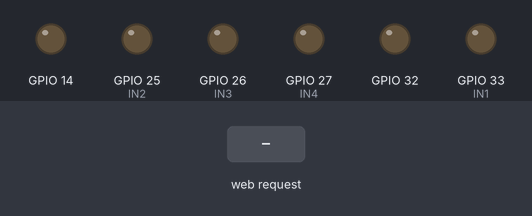
Recording of a sketch running on a simulated ESP32. On the bench: output pins drawn as LEDs (lit = HIGH). The inputs (shaded band) are chosen by the test bench. What the sketch prints to the serial monitor is not drawn.

Above: at 1.2 s.
1.3 s: HTTP request GET /frente received
At 2.2 s:
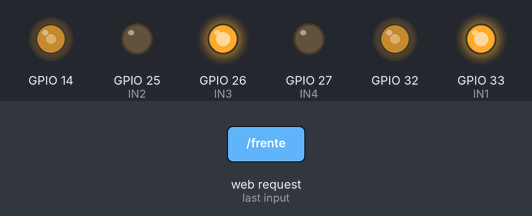
2.8 s: HTTP request GET /tras received
At 3.3 s:
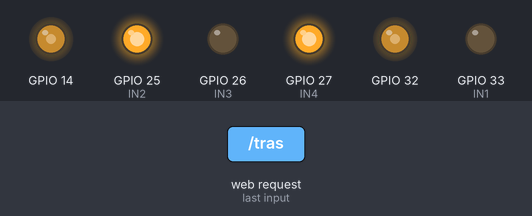
4.3 s: HTTP request GET /esquerda received
At 5.5 s:
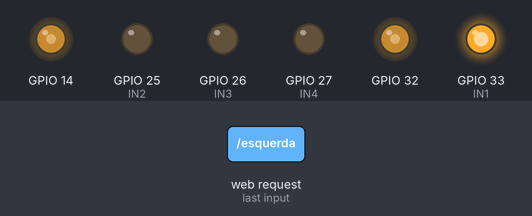
5.8 s: HTTP request GET /direita received
At 6.8 s:
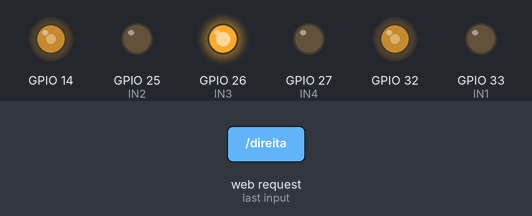
Timing chart, 0 to 8.3 s (numbered marks = the images above; inputs shaded):
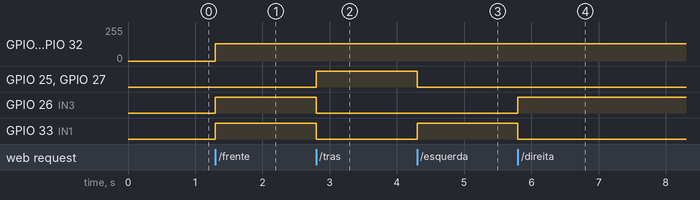

Measured:
- after the input at 1.3 s, GPIO 14, GPIO 32: 0/255 → 128/255 at once; GPIO 26 (IN3), GPIO 33 (IN1): LOW → HIGH at once
- after the input at 2.8 s, GPIO 25 (IN2), GPIO 27 (IN4): LOW → HIGH at once; GPIO 26 (IN3), GPIO 33 (IN1): HIGH → LOW at once
- after the input at 4.3 s, GPIO 25 (IN2), GPIO 27 (IN4): HIGH → LOW at once; GPIO 33 (IN1): LOW → HIGH at once
- after the input at 5.8 s, GPIO 26 (IN3): LOW → HIGH at once; GPIO 33 (IN1): HIGH → LOW at once

The sketch:

ESP_NOW_CAR_DIGITAL_WIFI.ino
```cpp
#include <WiFi.h>
#include <WebServer.h>

const char* ssid = "CarrinhoESP32";
const char* password = "12345678";

WebServer server(80);

// ===== PINOS =====

#define IN1 33
#define IN2 25
#define IN3 26
#define IN4 27

#define ENA 32
#define ENB 14

// ===== HTML =====

String pagina = R"rawliteral(

<!DOCTYPE html>
<html>

<head>
<meta charset="UTF-8">
<meta name="viewport" content="width=device-width, initial-scale=1">

<style>

body{
  background:#111;
  text-align:center;
  color:white;
  font-family:Arial;
}

h1{
  margin-top:20px;
}

button{
  width:110px;
  height:110px;
  font-size:35px;
  margin:10px;
  border:none;
  border-radius:20px;
  background:#00aaff;
  color:white;
  cursor:pointer;
  user-select:none;
}

button:active{
  background:#0077aa;
}

</style>

</head>

<body>

<h1>Carrinho ESP32</h1>

<div>
<button id="frente">↑</button>
</div>

<div>
<button id="esquerda">←</button>
<button id="direita">→</button>
</div>

<div>
<button id="tras">↓</button>
</div>

<script>

// função de envio
function send(cmd){
  fetch("/" + cmd).catch(()=>{});
}

// configuração universal (PC + celular)
function bind(btnId, cmd){

  const btn = document.getElementById(btnId);

  // PC
  btn.addEventListener("mousedown", () => send(cmd));
  btn.addEventListener("mouseup", () => send("parar"));

  // celular
  btn.addEventListener("touchstart", (e) => {
    e.preventDefault();
    send(cmd);
  });

  btn.addEventListener("touchend", (e) => {
    e.preventDefault();
    send("parar");
  });
}

bind("frente", "frente");
bind("tras", "tras");
bind("esquerda", "esquerda");
bind("direita", "direita");

</script>

</body>
</html>

)rawliteral";
// ===== VELOCIDADE =====

void velocidade(int vel){

  ledcWrite(ENA, vel);
  ledcWrite(ENB, vel);

}

// ===== MOVIMENTOS =====

void frente(){

  velocidade(128);

  digitalWrite(IN1, HIGH);
  digitalWrite(IN2, LOW);

  digitalWrite(IN3, HIGH);
  digitalWrite(IN4, LOW);
}

void tras(){

  velocidade(128);

  digitalWrite(IN1, LOW);
  digitalWrite(IN2, HIGH);

  digitalWrite(IN3, LOW);
  digitalWrite(IN4, HIGH);
}

void esquerda(){

  velocidade(128);

  digitalWrite(IN1, HIGH);
  digitalWrite(IN2, LOW);

  digitalWrite(IN3, LOW);
  digitalWrite(IN4, LOW);
}

void direita(){

  velocidade(128);

  digitalWrite(IN1, LOW);
  digitalWrite(IN2, LOW);

  digitalWrite(IN3, HIGH);
  digitalWrite(IN4, LOW);
}

void parar(){

  velocidade(0);

  digitalWrite(IN1, LOW);
  digitalWrite(IN2, LOW);

  digitalWrite(IN3, LOW);
  digitalWrite(IN4, LOW);
}

void setup() {

  Serial.begin(115200);

  pinMode(IN1, OUTPUT);
  pinMode(IN2, OUTPUT);

  pinMode(IN3, OUTPUT);
  pinMode(IN4, OUTPUT);

  ledcAttachChannel(ENA, 1000, 8, 0);
ledcAttachChannel(ENB, 1000, 8, 1);

  parar();

  // ===== WIFI =====

  WiFi.softAP(ssid, password);

  Serial.println("");
  Serial.println("WiFi iniciado");
  Serial.println(WiFi.softAPIP());

  // ===== PAGINA =====

  server.on("/", [](){

    server.send(200, "text/html", pagina);

  });

  server.on("/frente", [](){

    frente();
    server.send(200, "text/plain", "ok");

  });

  server.on("/tras", [](){

    tras();
    server.send(200, "text/plain", "ok");

  });

  server.on("/esquerda", [](){

    esquerda();
    server.send(200, "text/plain", "ok");

  });

  server.on("/direita", [](){

    direita();
    server.send(200, "text/plain", "ok");

  });

  server.on("/parar", [](){

    parar();
    server.send(200, "text/plain", "ok");

  });

  server.begin();

  Serial.println("Servidor iniciado");
}

void loop() {

  server.handleClient();

}
```
